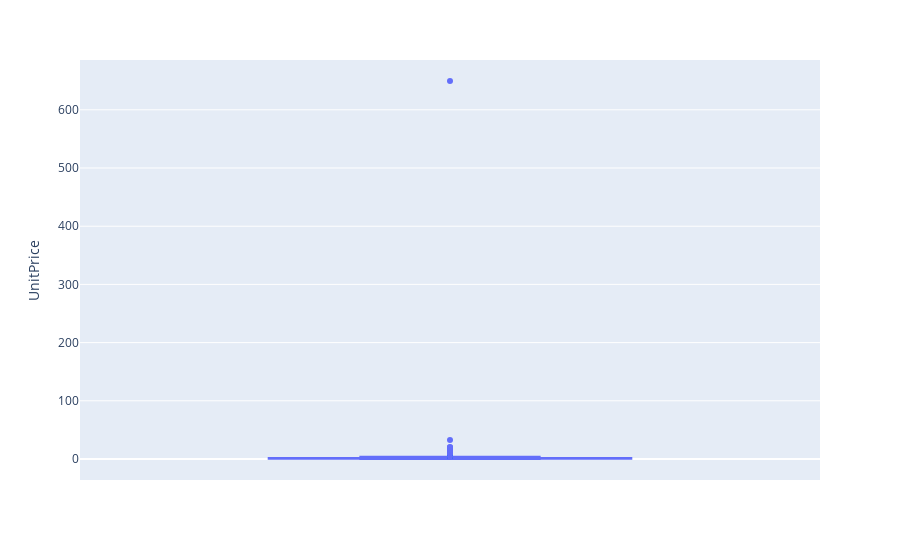

Notebook code cell kept with this figure:
### Code cell
px.box(data_test, y='UnitPrice')

### Figure 1 — Plotly figure (JSON) as saved in the notebook; plotly's stock layout.template omitted (floating-point values rounded to 4 significant figures; data arrays with more than 128 entries replaced by an {"elided": "..."} marker saying what was removed)
{"data": [{"alignmentgroup": "True", "hovertemplate": "UnitPrice=%{y}<extra></extra>", "legendgroup": "", "marker": {"color": "#636efa"}, "name": "", "notched": false, "offsetgroup": "", "orientation": "v", "showlegend": false, "type": "box", "x0": " ", "xaxis": "x", "y": {"elided": "24693 float values"}, "y0": " ", "yaxis": "y"}], "layout": {"boxmode": "group", "legend": {"tracegroupgap": 0}, "margin": {"t": 60}, "xaxis": {"anchor": "y", "domain": [0, 1]}, "yaxis": {"anchor": "x", "domain": [0, 1], "title": {"text": "UnitPrice"}}}}
